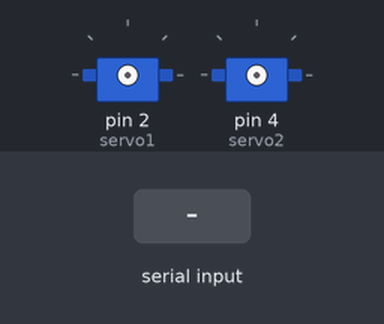
This sketch was run on a simulated Arduino Uno, built with avr-gcc and run on an emulated ATmega328P. Parts: 2 × servo. Inputs (shaded band) come from the test bench.

Above: at 1.2 s.
1.3 s: "1" received over the second serial link
2.8 s: "2" received over the second serial link
At 4.5 s:
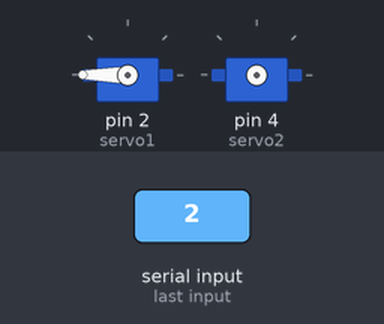
4.8 s: "3" received over the second serial link
6.8 s: "6" received over the second serial link
At 7.2 s:
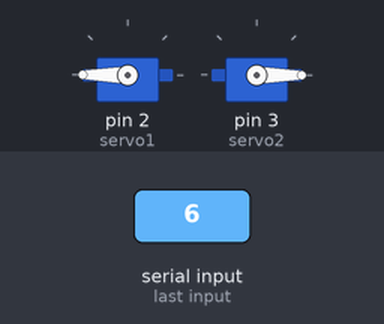
8.3 s: "1" received over the second serial link
At 9.5 s:
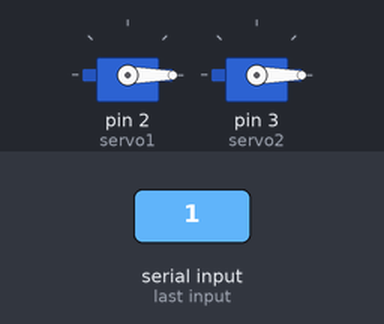
9.8 s: "4" received over the second serial link
At 11.1 s:
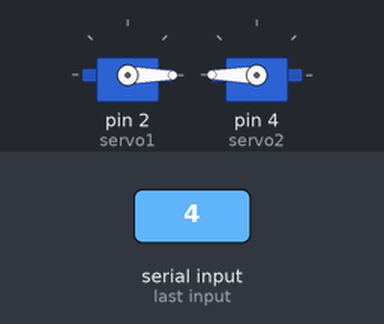
Timing chart, 0 to 12.8 s (numbered marks = the images above; inputs shaded):
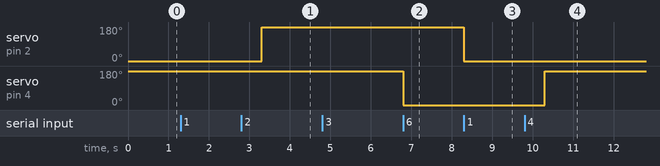

Measured:
- after the input at 2.8 s, servo on pin 2 (servo1): 0° → 180° after 0.50 s
- after the input at 6.8 s, servo on pin 4 (servo2): 180° → 0° at once
- after the input at 8.3 s, servo on pin 2 (servo1): 180° → 0° at once
- after the input at 9.8 s, servo on pin 4 (servo2): 0° → 180° after 0.50 s

The sketch:

CodigoOrgMAquillaje.ino
```cpp
#include <SoftwareSerial.h>
#include <Servo.h>
SoftwareSerial BTSerial(7, 8); //RX = 7 TX = 8 (estos son los pines de datos para el modulo bluethoot, el RX del modulo se conecta al TX del arduino, y el TX del modulo al RX del arduino)
Servo servo1;
Servo servo2;
Servo servo3;
Servo servo4;
Servo servo5;
int pin1 = 13;
int pin2 = 12;
int pin3 = 11;

void setup() {
Serial.begin(9600);
BTSerial.begin(9600);
}

void loop() {
  //Ordenes por cable
  if(Serial.available()>0){
    int Orden = Serial.read();
    if(Orden == '1'){

    }
    if(Orden == '2'){

    }
    if(Orden == '3'){

    }
    if(Orden == '4'){

    }
    if(Orden == '5'){

    }
    if(Orden == '6'){

    }
    if(Orden == '7'){

    }
    if(Orden == '8'){

    }
    if (Orden == '9'){

    }
    if(Orden == '0'){

    }
  }
  //Ordenes por Bluetooth
  if(BTSerial.available()>0){
    int Orden = BTSerial.read();
    if(Orden == '1'){//esta condicion mueve el servo 360 a una direccion
      servo1.attach(2);
      servo1.write(0);
      delay(2000);
      servo1.detach();
    }
    if(Orden == '2'){//esta condicion mueve el servo 360 a otra direccion
      servo1.attach(2);
      servo1.write(180);
      delay(2000);
      servo1.detach();
    }
    if(Orden == '3'){//esta condicion mueve el servo conectado al pin 3
      servo2.attach(3);
      servo2.write(180);
    }
    if(Orden == '4'){//esta condicion mueve el servo conectado al pin 4
      servo2.attach(4);
      servo2.write(180);
    }
    if(Orden == '5'){//esta condicion mueve el servo conectado al pin 5
      servo2.attach(5);
      servo2.write(180);

    }
    if(Orden == '6'){
            servo2.attach(3);
      servo2.write(0);

    }
    if(Orden == '7'){
            servo2.attach(4);
      servo2.write(0);

    }
    if(Orden == '8'){
            servo2.attach(5);
      servo2.write(0);

    }
    if (Orden == '9'){

    }
    if(Orden == '0'){

    }
    if(Orden == 'a'){

    }
    if(Orden == 'b'){

    }
  }
}
```
